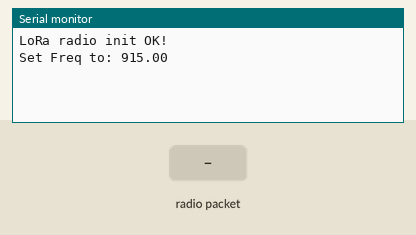
The sketch below on a simulated Arduino Uno, built with avr-gcc and run on an emulated ATmega328P. On the bench: the last lines printed to the serial monitor. The test bench sets the inputs (shaded band). The local clock reads 2024-03-15 10:24:30 at power-on unless the sketch sets it; no radio packets arrive unless stated.

Above: at 1.2 s.
1.3 s: radio packet "1" arrives
At 2.5 s:
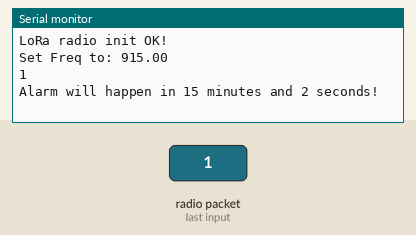
2.8 s: radio packet "0" arrives
At 3.8 s:
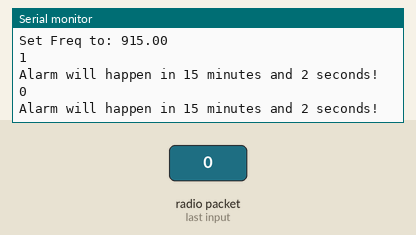
4.3 s: radio packet "2" arrives
At 4.9 s:
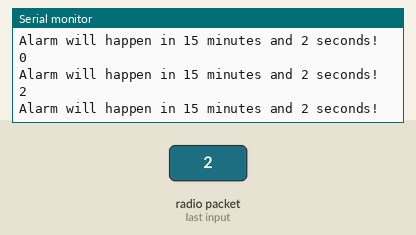

The sketch:

Receive.ino
```cpp
// Standard Arduino library
#include <Arduino.h>

// LoRa libraries
#include <SPI.h>
#include <RH_RF95.h>

// RTC library
#include "RTClib.h"

// LoRa pins
#define RFM95_CS 8
#define RFM95_RST 4
#define RFM95_INT 3

#define RF95_FREQ 915.0

// Singleton instance of the radio driver
RH_RF95 rf95(RFM95_CS, RFM95_INT);

// RTC instance
RTC_DS3231 rtc;

#define CLOCK_INTERRUPT_PIN 12

// Show that the alarm has triggered
void onAlarm() {
    Serial.println("Alarm occured!");
}

// Setting the alarm to countdown until next packet, otherwise it will send an error message
void alarmSet() {

    // schedule an alarm 15 minutes and 2 seconds in the future
    if(!rtc.setAlarm1(
            rtc.now() + TimeSpan(0, 0, 15, 2),
            DS3231_A1_Minute // this mode triggers the alarm when the seconds match. See Doxygen for other options
    )) {
        Serial.println("Error, alarm wasn't set!");
    }else {
        Serial.println("Alarm will happen in 15 minutes and 2 seconds!");
    }

}

void setup() {

  Serial.begin(9600);

  // RTC setup
  if (! rtc.begin()) {
    Serial.println("Couldn't find RTC");
    Serial.flush();
    abort();
  }

  if (rtc.lostPower()) {
    Serial.println("RTC lost power, let's set the time!");
    // When time needs to be set on a new device, or after a power loss, the
    // following line sets the RTC to the date & time this sketch was compiled
    rtc.adjust(DateTime(F(__DATE__), F(__TIME__)));
  }

  // We don't need the 32K Pin, so disable it
  rtc.disable32K();

  // Making it so, that the alarm will trigger an interrupt
  pinMode(CLOCK_INTERRUPT_PIN, INPUT_PULLUP);
  attachInterrupt(digitalPinToInterrupt(CLOCK_INTERRUPT_PIN), onAlarm, FALLING);

  // set alarm 1, 2 flag to false (so alarm 1, 2 didn't happen so far)
  // if not done, this easily leads to problems, as both register aren't reset on reboot/recompile
  rtc.clearAlarm(1);
  rtc.clearAlarm(2);

  // stop oscillating signals at SQW Pin
  // otherwise setAlarm1 will fail
  rtc.writeSqwPinMode(DS3231_OFF);

  rtc.disableAlarm(2);

  // LoRa setup
  pinMode(RFM95_RST, OUTPUT);
  digitalWrite(RFM95_RST, HIGH);

  // LoRa: Manual reset
  digitalWrite(RFM95_RST, LOW);
  delay(10);
  digitalWrite(RFM95_RST, HIGH);
  delay(10);

  while (!rf95.init()) {
    Serial.println("LoRa radio init failed");
    Serial.println("Uncomment '#define SERIAL_DEBUG' in RH_RF95.cpp for detailed debug info");
    while (1);
  }
  Serial.println("LoRa radio init OK!");

  // Defaults after init are 434.0MHz, modulation GFSK_Rb250Fd250, +13dbM
  if (!rf95.setFrequency(RF95_FREQ)) {
    Serial.println("setFrequency failed");
    while (1);
  }
  Serial.print("Set Freq to: "); Serial.println(RF95_FREQ);

  // After testing, these LoRa settings were found to work the best for longer distance but slower transmission rates
  rf95.setTxPower(23, false);        // Full power
  rf95.setSignalBandwidth(125000);   // Bandwidth = 125kHz
  rf95.setSpreadingFactor(10);       // Spreading factor 2^10 = 1024
  rf95.setCodingRate4(8);            // Coding rate: 4/8
}

void loop() {

  if (rf95.available()) {
    // Should be a message for us now
    uint8_t buf[RH_RF95_MAX_MESSAGE_LEN]; // Message
    uint8_t len = sizeof(buf);            // Length of message

    if (rf95.recv(buf, &len)) {
        // Print URL and set a new alarm
        Serial.println((char*)buf);
        alarmSet();
    }
  }

  if(rtc.alarmFired(1)) {

      // Print statement for error
      Serial.println("Error");

      // Clear alarm and set a new one
      rtc.clearAlarm(1);
      alarmSet();

  }
}
```

Measured:
- after the input at 1.3 s, the serial monitor: prints a new line at once (image 1)
- after the input at 2.8 s, the serial monitor: prints a new line at once (image 2)
- after the input at 4.3 s, the serial monitor: prints a new line at once (image 3)
